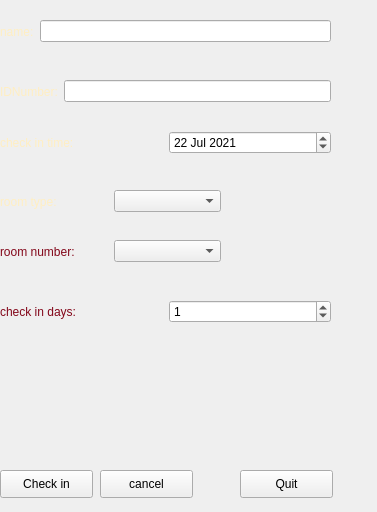
<?xml version="1.0" encoding="UTF-8"?>
<ui version="4.0">
 <class>CheckInSystem</class>
 <widget class="QWidget" name="CheckInSystem">
  <property name="geometry">
   <rect>
    <x>0</x>
    <y>0</y>
    <width>377</width>
    <height>512</height>
   </rect>
  </property>
  <property name="windowTitle">
   <string>Check In</string>
  </property>
  <property name="styleSheet">
   <string notr="true">#CheckInSystem{border-image:url(:/surfaceImg/frontdesk.png)}</string>
  </property>
  <widget class="QWidget" name="widget_3" native="true">
   <property name="geometry">
    <rect>
     <x>0</x>
     <y>10</y>
     <width>331</width>
     <height>43</height>
    </rect>
   </property>
   <layout class="QHBoxLayout" name="horizontalLayout_3">
    <item>
     <widget class="QLabel" name="label">
      <property name="styleSheet">
       <string notr="true">color:rgb(255, 238, 194)</string>
      </property>
      <property name="text">
       <string>name:</string>
      </property>
     </widget>
    </item>
    <item>
     <widget class="QLineEdit" name="lineEdit"/>
    </item>
   </layout>
  </widget>
  <widget class="QWidget" name="widget" native="true">
   <property name="geometry">
    <rect>
     <x>0</x>
     <y>120</y>
     <width>331</width>
     <height>45</height>
    </rect>
   </property>
   <layout class="QHBoxLayout" name="horizontalLayout">
    <item>
     <widget class="QLabel" name="label_3">
      <property name="styleSheet">
       <string notr="true">color:rgb(255, 238, 194)</string>
      </property>
      <property name="text">
       <string>check in time:</string>
      </property>
     </widget>
    </item>
    <item>
     <widget class="QDateEdit" name="dateEdit">
      <property name="dateTime">
       <datetime>
        <hour>0</hour>
        <minute>0</minute>
        <second>0</second>
        <year>2021</year>
        <month>7</month>
        <day>22</day>
       </datetime>
      </property>
      <property name="date">
       <date>
        <year>2021</year>
        <month>7</month>
        <day>22</day>
       </date>
      </property>
     </widget>
    </item>
   </layout>
  </widget>
  <widget class="QWidget" name="widget_2" native="true">
   <property name="geometry">
    <rect>
     <x>0</x>
     <y>290</y>
     <width>331</width>
     <height>43</height>
    </rect>
   </property>
   <layout class="QHBoxLayout" name="horizontalLayout_2">
    <item>
     <widget class="QLabel" name="label_4">
      <property name="styleSheet">
       <string notr="true">color:rgb(131, 7, 26)</string>
      </property>
      <property name="text">
       <string>check in days:</string>
      </property>
     </widget>
    </item>
    <item>
     <widget class="QSpinBox" name="checkInDays">
      <property name="value">
       <number>1</number>
      </property>
     </widget>
    </item>
   </layout>
  </widget>
  <widget class="QWidget" name="widget_4" native="true">
   <property name="geometry">
    <rect>
     <x>0</x>
     <y>70</y>
     <width>331</width>
     <height>43</height>
    </rect>
   </property>
   <layout class="QHBoxLayout" name="horizontalLayout_4">
    <item>
     <widget class="QLabel" name="label_2">
      <property name="styleSheet">
       <string notr="true">color:rgb(255, 238, 194)</string>
      </property>
      <property name="text">
       <string>IDNumber:</string>
      </property>
     </widget>
    </item>
    <item>
     <widget class="QLineEdit" name="lineEdit_2"/>
    </item>
   </layout>
  </widget>
  <widget class="QPushButton" name="pushButton">
   <property name="geometry">
    <rect>
     <x>0</x>
     <y>470</y>
     <width>93</width>
     <height>28</height>
    </rect>
   </property>
   <property name="text">
    <string>Check in</string>
   </property>
  </widget>
  <widget class="QPushButton" name="cancel">
   <property name="geometry">
    <rect>
     <x>100</x>
     <y>470</y>
     <width>93</width>
     <height>28</height>
    </rect>
   </property>
   <property name="text">
    <string>cancel</string>
   </property>
  </widget>
  <widget class="QWidget" name="widget_5" native="true">
   <property name="geometry">
    <rect>
     <x>0</x>
     <y>180</y>
     <width>221</width>
     <height>43</height>
    </rect>
   </property>
   <layout class="QHBoxLayout" name="horizontalLayout_5">
    <item>
     <widget class="QLabel" name="label_5">
      <property name="styleSheet">
       <string notr="true">color:rgb(255, 238, 194)</string>
      </property>
      <property name="text">
       <string>room type:</string>
      </property>
     </widget>
    </item>
    <item>
     <widget class="QComboBox" name="roomTypeComboBox"/>
    </item>
   </layout>
  </widget>
  <widget class="QWidget" name="widget_6" native="true">
   <property name="geometry">
    <rect>
     <x>0</x>
     <y>230</y>
     <width>221</width>
     <height>43</height>
    </rect>
   </property>
   <layout class="QHBoxLayout" name="horizontalLayout_6">
    <item>
     <widget class="QLabel" name="label_6">
      <property name="styleSheet">
       <string notr="true">color:rgb(131, 7, 26)</string>
      </property>
      <property name="text">
       <string>room number:</string>
      </property>
     </widget>
    </item>
    <item>
     <widget class="QComboBox" name="roomNumberComboBox"/>
    </item>
   </layout>
  </widget>
  <widget class="QPushButton" name="pushButton_2">
   <property name="geometry">
    <rect>
     <x>240</x>
     <y>470</y>
     <width>93</width>
     <height>28</height>
    </rect>
   </property>
   <property name="text">
    <string>Quit</string>
   </property>
  </widget>
 </widget>
 <resources/>
 <connections>
  <connection>
   <sender>pushButton_2</sender>
   <signal>clicked()</signal>
   <receiver>CheckInSystem</receiver>
   <slot>close()</slot>
   <hints>
    <hint type="sourcelabel">
     <x>286</x>
     <y>483</y>
    </hint>
    <hint type="destinationlabel">
     <x>166</x>
     <y>250</y>
    </hint>
   </hints>
  </connection>
 </connections>
</ui>
